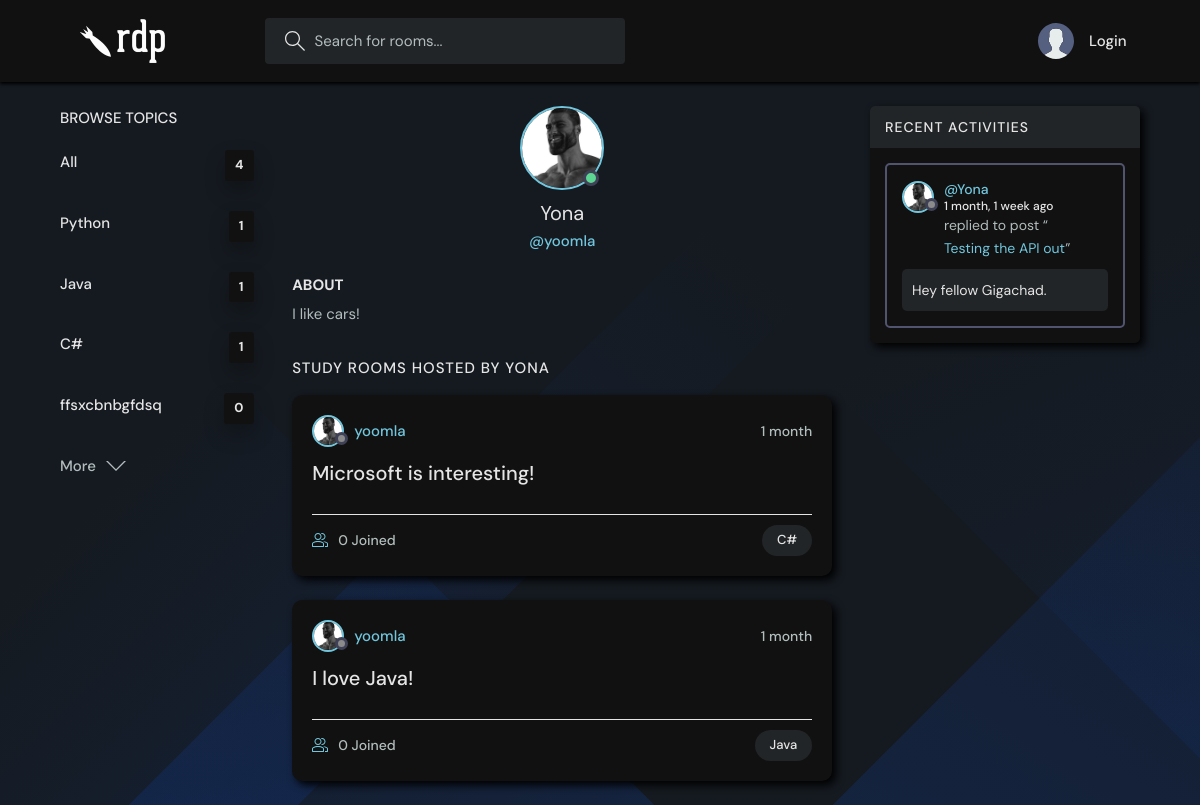
The app's page /profile/2/ with its own data.
### base/models.py (models this page shows, shortened)
class Topic(models.Model):
    name = models.CharField(max_length=200)

class User(AbstractUser):
    name = models.CharField(max_length=200, null=True)
    email = models.EmailField(unique=True, null=True)
    bio = models.TextField(null=True)
    avatar = models.ImageField(null=True, default="avatar.svg")
    USERNAME_FIELD = 'email'
    REQUIRED_FIELDS = ['username'] ## necessary as without that, I won't be able to make a super user.

class Room(models.Model):
    host = models.ForeignKey(User, on_delete=models.SET_NULL, null=True)
    topic = models.ForeignKey(Topic, on_delete=models.SET_NULL, null=True)
    name = models.CharField(max_length=200)
    description = models.TextField(null=True, blank=True)
    participants = models.ManyToManyField(User, related_name='participants', blank=True)
    updated = models.DateTimeField(auto_now=True)
    created = models.DateTimeField(auto_now_add=True)
    class Meta:
        ordering = ['-updated', '-created']
    def __str__(self):
        return self.name

class Message(models.Model):
    user = models.ForeignKey(User, on_delete=models.CASCADE)
    room = models.ForeignKey(Room, on_delete=models.CASCADE)
    body = models.TextField()
    updated = models.DateTimeField(auto_now=True)
    created = models.DateTimeField(auto_now_add=True)
    class Meta:
        ordering = ['-updated', '-created']

### base/views.py (the view)
# urls.py: path('profile/<str:pk>/', views.userProfile, name="user-profile"),
def userProfile(request, pk):
    user = User.objects.get(id=pk)
    rooms = user.room_set.all()
    room_messages = user.message_set.all()
    topics = Topic.objects.all()
    context = {'user': user, 'rooms': rooms, 'room_messages': room_messages, 'topics': topics}
    return render(request, 'base/profile.html', context)

### base/templates/base/profile.html (shortened to what this page needs)
{% extends 'main.html' %}
{% block content %}
<main class="profile-page layout layout--3">
  <div class="container">
    {% include 'base/topics_component.html' %}
    <div class="roomList">
      <div class="profile">
        <div class="profile__avatar">
          <div class="avatar avatar--large active">
            <img src="{{user.avatar.url}}" />
          </div>
        </div>
        <div class="profile__info">
          <h3>{{user.name}}</h3>
          <p>@{{user.username}}</p>
        </div>
        <div class="profile__about">
          <h3>About</h3>
          <p>
            {{user.bio}}
          </p>
        </div>
      </div>
      <div class="roomList__header">
        <div>
          <h2>Study Rooms Hosted by {{user.name}}</a>
          </h2>
        </div>
      </div>
      {% include 'base/feed_component.html' %}
    </div>
    {% include 'base/activity_component.html' %}
  </div>
</main>
{% endblock content %}

### base/templates/base/topics_component.html
<div class="topics">
  <div class="topics__header">
    <h2>Browse Topics</h2>
  </div>
  <ul class="topics__list">
    <li>
      <a href="{% url 'home' %}">All <span>{{topics.count}}</span></a>
    </li>
    {% for topic in topics %}
    <li>
      <a href="{% url 'home' %}?q={{topic.name}}">{{topic.name}}<span>{{topic.room_set.all.count}}</span></a>
    </li>
    {% endfor %}
  </ul>
  <a class="btn btn--link" href="{% url 'topics' %}">
    More
    <svg version="1.1" xmlns="http://www.w3.org/2000/svg" width="32" height="32" viewBox="0 0 32 32">
      <title>chevron-down</title>
      <path d="M16 21l-13-13h-3l16 16 16-16h-3l-13 13z"></path>
    </svg>
  </a>
</div>

### base/templates/base/feed_component.html (shortened to what this page needs)
{% for room in rooms %}
<div class="roomListRoom">
    <div class="roomListRoom__header">
        <a href="{% url 'user-profile' room.host.id %}" class="roomListRoom__author">
            <div class="avatar avatar--small">
                <img src="{{room.host.avatar.url}}" />
            </div>
            <span>{{room.host.username}}</span>
        </a>
        <div class="roomListRoom__actions">
            <span>{{room.created|timesince}}</span>
        </div>
    </div>
    <div class="roomListRoom__content">
        <a href="{% url 'room' room.id %}">{{room.name}}</a>
    </div>
    <div class="roomListRoom__meta">
        <a href="{% url 'room' room.id %}" class="roomListRoom__joined">
            {{room.participants.all.count}} Joined
        </a>
        <p class="roomListRoom__topic">{{room.topic.name}}</p>
    </div>
</div>
{% endfor %}

### base/templates/base/activity_component.html (shortened to what this page needs)
<div class="activities">
    <div class="activities__header">
        <h2>Recent Activities</h2>
    </div>
    {% for message in room_messages %}
    <div class="activities__box">
        <div class="activities__boxHeader roomListRoom__header">
            <a href="{% url 'user-profile' message.user.id %}" class="roomListRoom__author">
                <div class="avatar avatar--small">
                    <img src="{{message.user.avatar.url}}" />
                </div>
                <p>
                    @{{message.user.name}}
                    <span>{{message.created|timesince}} ago</span>
                </p>
            </a>
        </div>
        <div class="activities__boxContent">
            <p>replied to post “<a href="{% url 'room' message.room.id %}">{{message.room}}</a>”</p>
            <div class="activities__boxRoomContent">
                {{message.body}}
            </div>
        </div>
    </div>
    {% endfor %}
</div>

### records on screen
Topic: name "Python", room_set.all.count "1"
Topic: name "Java", room_set.all.count "1"
Topic: name "C#", room_set.all.count "1"
Topic: name "ffsxcbnbgfdsq", room_set.all.count "0"
User: avatar (picture), name "Yona", username "yoomla", bio "I like cars!", name "YONA"
Room: host.avatar (picture), host.username "yoomla", created "1 month", name "Microsoft is interesting!", participants.all.count "0", topic.name "C#"
Room: host.avatar (picture), host.username "yoomla", created "1 month", name "I love Java!", participants.all.count "0", topic.name "Java"
Message: user.avatar (picture), user.name "Yona", created "1 month, 1 week", room "Testing the API out", body "Hey fellow Gigachad."

### other values on screen
{{ topics.count }} "4"
